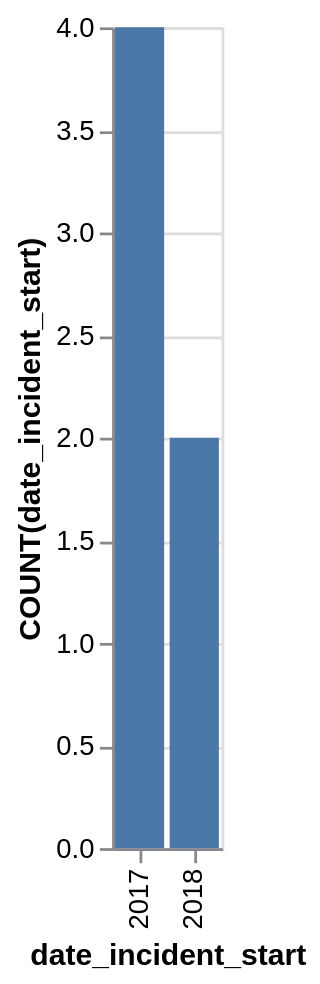

This figure's Vega-Lite source:
### Vega-Lite specification from a JSON file in a GitHub repository (floating-point values rounded to 4 significant figures)
{"data": {"values": [{"x_data": "2017", "y_data": 4}, {"x_data": "2018", "y_data": 2}]}, "mark": "bar", "encoding": {"x": {"field": "x_data", "type": "nominal", "title": "date_incident_start", "sort": "ascending"}, "y": {"field": "y_data", "type": "quantitative", "title": "COUNT(date_incident_start)"}}}
